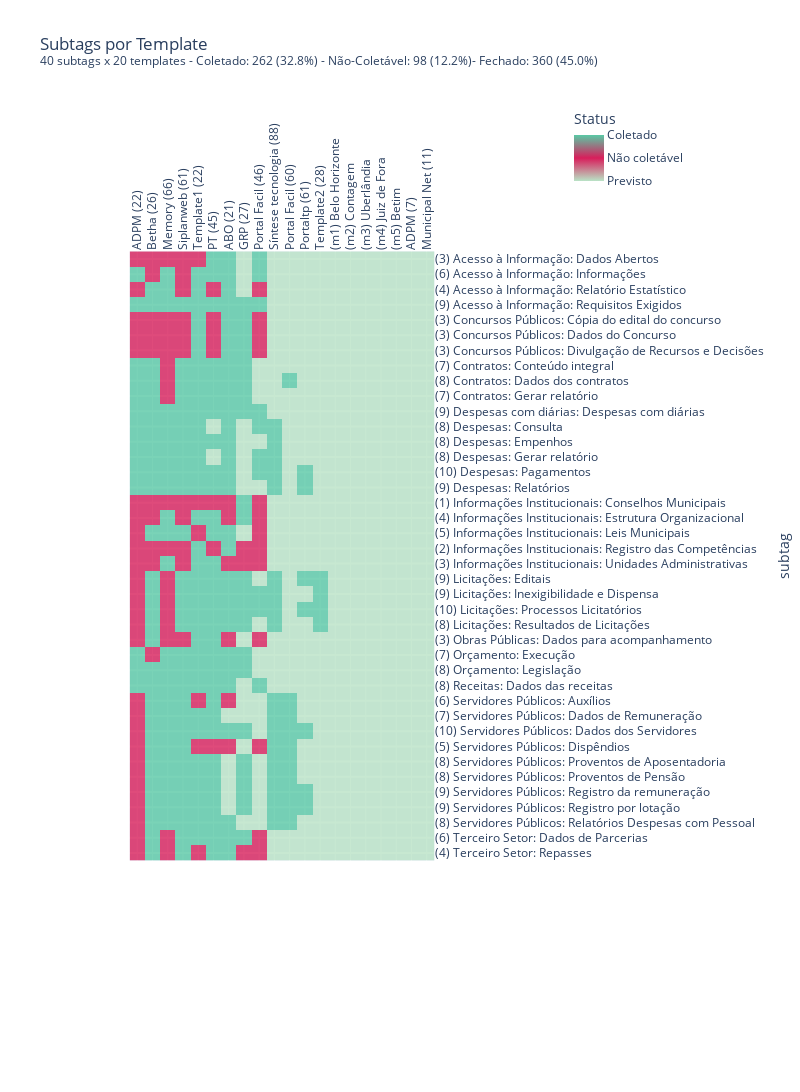

This figure's notebook cell:
### Code cell
tags = pd.read_csv('data/tags_epics.csv', index_col='subtag')
plot_tags_coletadas(tags)

### Figure 1 — Plotly figure (JSON) as saved in the notebook; plotly's stock layout.template omitted (floating-point values rounded to 4 significant figures; data arrays with more than 128 entries replaced by an {"elided": "..."} marker saying what was removed)
{"data": [{"coloraxis": "coloraxis", "hovertemplate": "x: %{x}<br>subtag: %{y}<br>color: %{z}<extra></extra>", "name": "0", "opacity": 0.8, "type": "heatmap", "x": ["ADPM (22)", "Betha (26)", "Memory (66)", "Siplanweb (61)", "Template1 (22)", "PT (45)", "ABO (21)", "GRP (27)", "Portal Facil (46)", "Síntese tecnologia (88)", "Portal Facil (60)", "Portaltp (61)", "Template2 (28)", "(m1) Belo Horizonte", "(m2) Contagem", "(m3) Uberlândia", "(m4) Juiz de Fora", "(m5) Betim", "ADPM (7)", "Municipal Net (11)"], "xaxis": "x", "y": ["(3) Acesso à Informação: Dados Abertos", "(6) Acesso à Informação: Informações", "(4) Acesso à Informação: Relatório Estatístico", "(9) Acesso à Informação: Requisitos Exigidos", "(3) Concursos Públicos: Cópia do edital do concurso", "(3) Concursos Públicos: Dados do Concurso", "(3) Concursos Públicos: Divulgação de Recursos e Decisões", "(7) Contratos: Conteúdo integral", "(8) Contratos: Dados dos contratos", "(7) Contratos: Gerar relatório", "(9) Despesas com diárias: Despesas com diárias", "(8) Despesas: Consulta", "(8) Despesas: Empenhos", "(8) Despesas: Gerar relatório", "(10) Despesas: Pagamentos", "(9) Despesas: Relatórios", "(1) Informações Institucionais: Conselhos Municipais", "(4) Informações Institucionais: Estrutura Organizacional", "(5) Informações Institucionais: Leis Municipais", "(2) Informações Institucionais: Registro das Competências", "(3) Informações Institucionais: Unidades Administrativas", "(9) Licitações: Editais", "(9) Licitações: Inexigibilidade e Dispensa", "(10) Licitações: Processos Licitatórios", "(8) Licitações: Resultados de Licitações", "(3) Obras Públicas: Dados para acompanhamento", "(7) Orçamento: Execução", "(8) Orçamento: Legislação", "(8) Receitas: Dados das receitas", "(6) Servidores Públicos: Auxílios", "(7) Servidores Públicos: Dados de Remuneração", "(10) Servidores Públicos: Dados dos Servidores", "(5) Servidores Públicos: Dispêndios", "(8) Servidores Públicos: Proventos de Aposentadoria", "(8) Servidores Públicos: Proventos de Pensão", "(9) Servidores Públicos: Registro da remuneração", "(9) Servidores Públicos: Registro por lotação", "(8) Servidores Públicos: Relatórios Despesas com Pessoal", "(6) Terceiro Setor: Dados de Parcerias", "(4) Terceiro Setor: Repasses"], "yaxis": "y", "z": {"elided": "40x20 int values"}}], "layout": {"coloraxis": {"colorbar": {"len": 90, "lenmode": "pixels", "ticktext": ["Previsto", "Não coletável", "Coletado"], "tickvals": [0, 1, 2], "title": {"text": "Status"}, "x": 1.2, "y": 0.95}, "colorscale": [[0, "#B9E3C6"], [0.5, "#D81E5B"], [1, "#59C9A5"]]}, "font": {"size": 12}, "height": 1150, "title": {"text": "Subtags por Template<br><sup>40 subtags x 20 templates - Coletado: 262 (32.8%) - Não-Coletável: 98 (12.2%)- Fechado: 360 (45.0%)</sup>"}, "width": 800, "xaxis": {"anchor": "y", "autorange": true, "constrain": "domain", "domain": [0, 1], "range": [-0.5, 19.5], "scaleanchor": "y", "side": "top", "tickangle": -90, "type": "category"}, "yaxis": {"anchor": "x", "autorange": true, "constrain": "domain", "domain": [0.166, 0.834], "gridwidth": 2, "range": [39.5, -0.5], "showgrid": true, "side": "right", "title": {"text": "subtag"}, "type": "category"}}}
